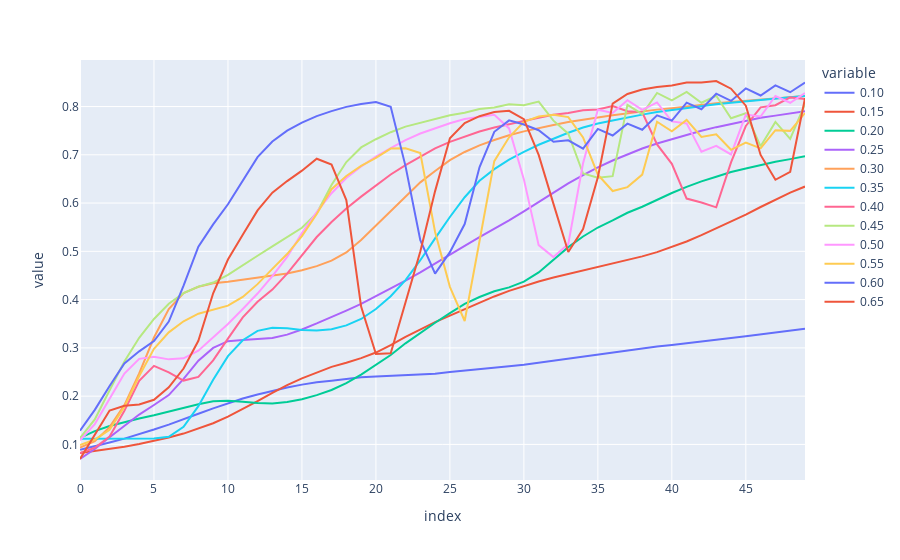

Notebook source saved alongside this figure:
### Code cell
fig = px.line(df, y=['0.10', '0.15','0.20', '0.25','0.30', '0.35', '0.40', '0.45' ,'0.50','0.55','0.60','0.65'])
fig.show()
